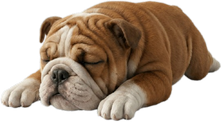
#> input picture app/assets_processed/sleep_side.png, 222 x 122 px, shrunk from 549 x 301 before the run, found by its file name
$ python prep_assets.py
#> lines starting #> are read from the running program, lines starting #| are printed output that depends on the picture; after the words box and inside, x2 and y2 are one past the last pixel; in counts of white or black regions, pixels touching at a corner belong together; pictures that were not available may be replaced by others from this repository, and a replacement may not be noted
#> in process, img is the input picture: PIL image 222x122 RGBA; mean R, G, B, A 85.8, 67.4, 50.4, 157.9
"""
One-time preprocessing for desktop-pet assets.

Strategy: flood-fill from the four corners to remove only the studio-white
background that is connected to the image edge. This preserves the dog's
white fur (chest, paws, muzzle) which the old color-key approach destroyed.

Run: python prep_assets.py
"""
from pathlib import Path
import numpy as np
from PIL import Image, ImageFilter
from scipy.ndimage import label, binary_dilation

ASSETS = Path(__file__).parent / "assets"
OUT = Path(__file__).parent / "assets_processed"
OUT.mkdir(exist_ok=True)

SOURCES = [
    # Idle / sleep
    ("sleep_side.png",   "sleep_side.png"),
    ("sleep_front.png",  "sleep_front.png"),
    ("sleep_deep.jpeg",  "sleep_deep.png"),
    # Wake-up transition
    ("wake_headup.jpeg", "wake_headup.png"),
    ("sit_front.jpeg",   "sit_front.png"),
    # Stand / alert variants
    ("stand_front.png",  "stand_front.png"),
    ("stand_alert.jpeg", "stand_alert.png"),
    ("head_tilt.jpeg",   "head_tilt.png"),
    # Bark
    ("bark.jpeg",        "bark.png"),
    ("bark_wide.jpeg",   "bark_wide.png"),
    # Post-run / polish
    ("yawn.jpeg",        "yawn.png"),
    ("shake.jpeg",       "shake.png"),
    ("tail_wag.jpeg",    "tail_wag.png"),
    # Run cycle (side profile facing LEFT, except run_03 and run_06)
    ("run_01.jpeg",      "run_01.png"),
    ("run_02.jpeg",      "run_02.png"),
    ("run_03.jpeg",      "run_03.png"),  # faces RIGHT (airborne extension)
    ("run_04.jpeg",      "run_04.png"),  # trot/landing, faces LEFT
    ("run_05.jpeg",      "run_05.png"),  # push-off, faces LEFT
    ("run_06.jpeg",      "run_06.png"),  # compression (rear view, optional)
    ("run_07.jpeg",      "run_07.png"),  # full extension, faces LEFT
    ("walk_step.jpeg",   "walk_step.png"),
]

LIGHT_THRESHOLD = 195  # min(R,G,B) above this is "light" (bg candidate)
LOW_CHROMA = 20         # max-min below this is "grey-ish" (shadow-like)
EDGE_FEATHER_PX = 1

def remove_bg_connected_components(rgb: Image.Image) -> Image.Image:
    """Remove background + ground-shadow by labeling connected components of
    light pixels and dropping any component that touches the image border.

    This beats a corner flood-fill because shadows fade smoothly from white
    toward grey — they form one connected light region with the pure-white
    backdrop, so they get removed in the same pass.
    """
    rgba = np.array(rgb.convert("RGBA"))
    r, g, b = rgba[..., 0], rgba[..., 1], rgba[..., 2]
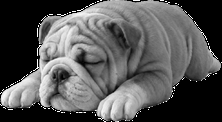
#> r: shape (122, 222); min 0, max 255, mean 85.8
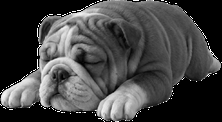
#> g: shape (122, 222); min 0, max 255, mean 67.4
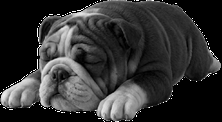
#> b: shape (122, 222); min 0, max 255, mean 50.4
    mn = np.minimum(np.minimum(r, g), b).astype(np.int16)
    mx = np.maximum(np.maximum(r, g), b).astype(np.int16)
    chroma = mx - mn
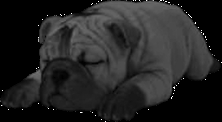
#> chroma: shape (122, 222) int16; min 0, max 255, mean 35.8
    light_mask = (mn >= LIGHT_THRESHOLD) & (chroma <= LOW_CHROMA)
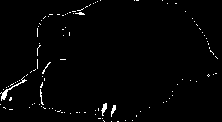
#> light_mask: shape (122, 222) bool; 1.7% white in thin lines or dots

    labels, _ = label(light_mask)
#> labels: shape (122, 222) int32; 146 distinct labels, from 0 to 145
    border = np.concatenate([
        labels[0, :], labels[-1, :], labels[:, 0], labels[:, -1]
    ])
#> border = 688 values, max 145 at index 339, min 0 at index 0, mean 1.17
    bg_labels = np.unique(border)
#> bg_labels = [0, 1, 2, 3, 4, 102, 110, 143, 144, 145]
    bg_labels = bg_labels[bg_labels != 0]
#> bg_labels = [1, 2, 3, 4, 102, 110, 143, 144, 145]
    bg_mask = np.isin(labels, bg_labels)
#> bg_mask: shape (122, 222) bool; 0.04% white in thin lines or dots, all inside (x1, y1, x2, y2) = (0, 0, 163, 122)

    # Grow the mask by 1 px to kill single-pixel halos left by anti-aliasing.
    bg_mask = binary_dilation(bg_mask, iterations=1)
#> bg_mask: shape (122, 222) bool; 0.15% white in thin lines or dots, all inside (x1, y1, x2, y2) = (0, 0, 164, 122)

    rgba[bg_mask, 3] = 0
    img = Image.fromarray(rgba, "RGBA")
    if EDGE_FEATHER_PX > 0:
        alpha = img.split()[-1].filter(ImageFilter.GaussianBlur(EDGE_FEATHER_PX))
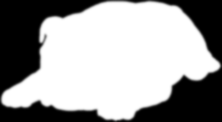
#> alpha: PIL image 222x122 L; min 0, max 255, mean 157.8
        img.putalpha(alpha)
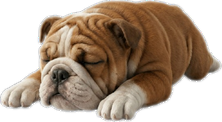
#> img: PIL image 222x122 RGBA; mean R, G, B, A 85.8, 67.4, 50.4, 157.8; transparent parts drawn white
    return img


# keep old name as an alias so the calling code doesn't need to change
flood_fill_bg_to_alpha = remove_bg_connected_components

def trim(img: Image.Image) -> Image.Image:
    bbox = img.getbbox()
#> bbox = (0, 0, 222, 122)
    return img.crop(bbox) if bbox else img

def process(src_name: str, dst_name: str):
    src = ASSETS / src_name
    if not src.exists():
        print(f"  skip: {src_name}")
        return
    img = Image.open(src)
    img = flood_fill_bg_to_alpha(img)
    img = trim(img)
    out = OUT / dst_name
    img.save(out, "PNG", optimize=True)
    print(f"  {src_name} -> {dst_name}  ({img.size[0]}x{img.size[1]})")
#|   sleep_side.png -> sleep_side.png  (222x122)

if __name__ == "__main__":
    print("Processing assets (flood-fill bg removal)...")
    for src, dst in SOURCES:
        process(src, dst)
#> pass 2 of the loop `for src, dst in SOURCES:`:
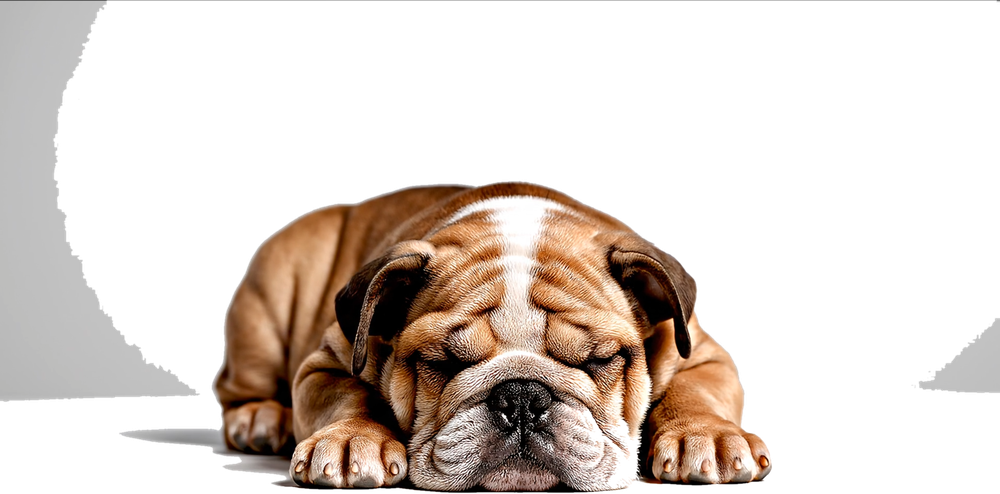
#> input picture app/assets_processed/sleep_front.png, 1000 x 494 px, shrunk from 2469 x 1220 before the run, found by its file name
#> in process, img is the input picture: PIL image 1000x494 RGBA; mean R, G, B, A 58.2, 48.1, 41.3, 91
#> r: shape (494, 1000)
#> g: shape (494, 1000)
#> b: shape (494, 1000)
#> mn: shape (494, 1000) int16
#> mx: shape (494, 1000) int16
#> chroma: shape (494, 1000) int16
#> light_mask: shape (494, 1000) bool; 2% white; 1269 white regions (1227 under 20 px), largest, box (x1, y1, x2, y2) and area: (452, 197, 562, 250) 2411, (497, 255, 534, 298) 811, (577, 442, 609, 491) 543
#> in remove_bg_connected_components (call 2), `labels, _ = label(light_mask)`:
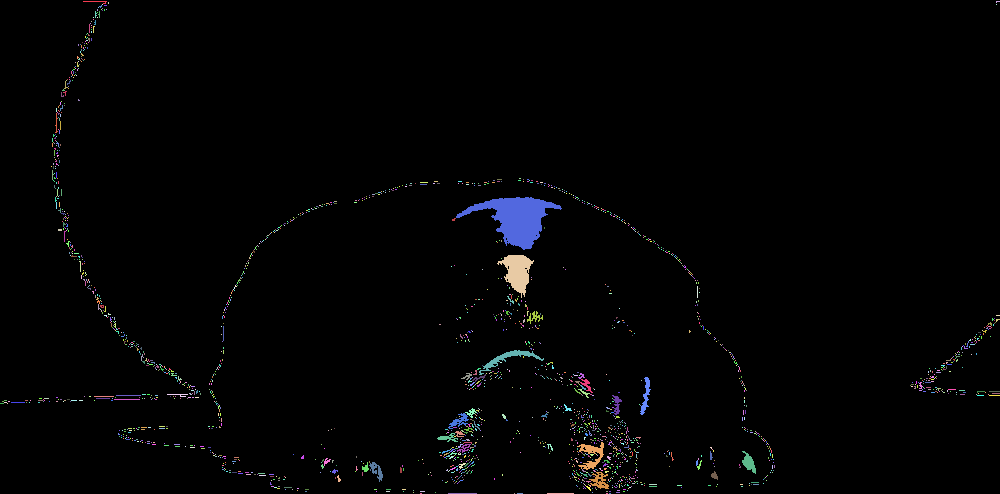
#> labels: shape (494, 1000) int32; 2230 distinct labels, from 0 to 2229; one colour per label, 0 black
#> border = 2988 values, max 2229 at index 1609, min 0 at index 0, mean 53.54
#> in remove_bg_connected_components (call 2), `bg_labels = np.unique(border)`: bg_labels = [0, 2, 686, 712, 1215, 1229, 1248, 1314, 2223, 2224, 2225, 2226, 2227, 2228, 2229]
#> in remove_bg_connected_components (call 2), `bg_labels = bg_labels[bg_labels != 0]`: bg_labels = [2, 686, 712, 1215, 1229, 1248, 1314, 2223, 2224, 2225, 2226, 2227, 2228, 2229]
#> rgba: shape (494, 1000, 4)
#> in remove_bg_connected_components (call 2), `alpha = img.split()[-1].filter(ImageFilter.GaussianBlur(EDGE_FEATHER_P..`:
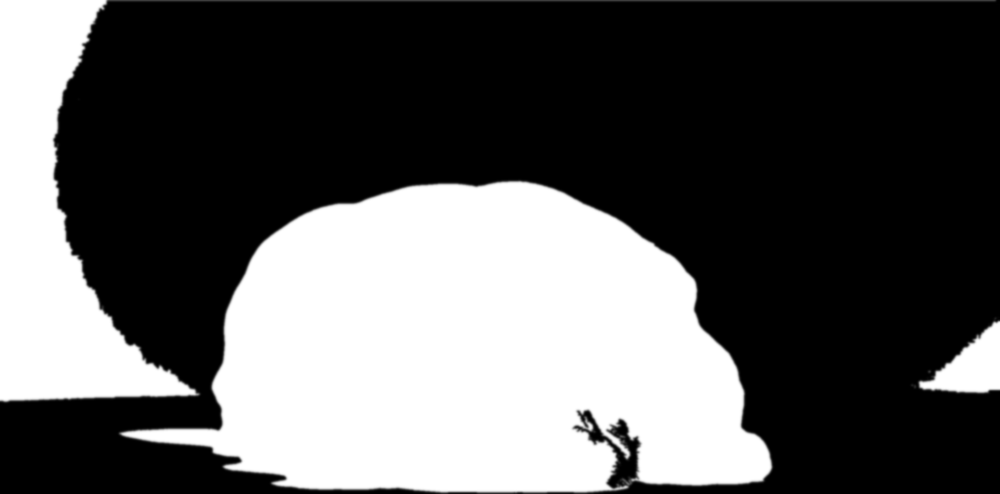
#> alpha: PIL image 1000x494 L; min 0, max 255, mean 91
#|   sleep_front.png -> sleep_front.png  (1000x494)
#> pass 3 of the loop `for src, dst in SOURCES:`:
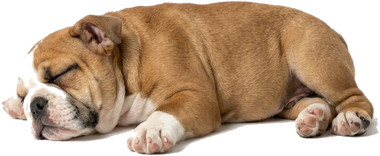
#> input picture app/assets_processed/sleep_deep.png, 380 x 156 px, shrunk from 938 x 386 before the run, given in place of sleep_deep.jpeg, which was not available
#> in process, img is the input picture: PIL image 380x156 RGBA; mean R, G, B, A 119, 93, 69.1, 178.6
#> r: shape (156, 380)
#> g: shape (156, 380)
#> b: shape (156, 380)
#> mn: shape (156, 380) int16
#> mx: shape (156, 380) int16
#> chroma: shape (156, 380) int16
#> light_mask: shape (156, 380) bool; 2.1% white in thin lines or dots
#> in remove_bg_connected_components (call 3), `labels, _ = label(light_mask)`:
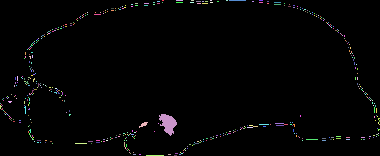
#> labels: shape (156, 380) int32; 531 distinct labels, from 0 to 530; one colour per label, 0 black
#> border = 1072 values, max 530 at index 554, min 0 at index 0, mean 13.67
#> in remove_bg_connected_components (call 3), `bg_labels = np.unique(border)`: bg_labels = [0, 1, 2, 3, 4, 5, 6, 7, 310, 314, 345, 352, 367, 388, 529, 530]
#> in remove_bg_connected_components (call 3), `bg_labels = bg_labels[bg_labels != 0]`: bg_labels = [1, 2, 3, 4, 5, 6, 7, 310, 314, 345, 352, 367, 388, 529, 530]
#> rgba: shape (156, 380, 4)
#> in remove_bg_connected_components (call 3), `alpha = img.split()[-1].filter(ImageFilter.GaussianBlur(EDGE_FEATHER_P..`:
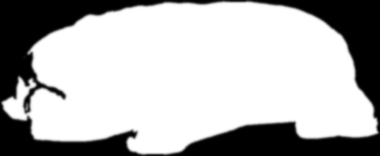
#> alpha: PIL image 380x156 L; min 0, max 255, mean 178.4
#|   sleep_deep.jpeg -> sleep_deep.png  (380x156)
#> the loop made 21 passes; the first 3 are shown
    print(f"\nDone. Output: {OUT}")
